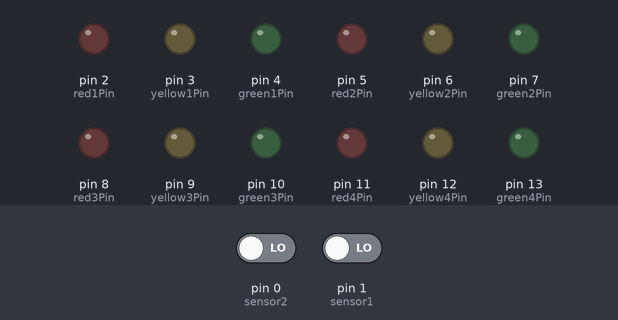
Simulated run of this sketch. Board: Arduino Uno, built with avr-gcc and run on an emulated ATmega328P. Parts: output pins drawn as LEDs (lit = HIGH). Inputs (shaded band) come from the test bench; at power-on: pin 0 (sensor2) LOW, pin 1 (sensor1) LOW.

Above: at 1.2 s.
1.3 s: pin 0 (sensor2) driven HIGH
At 2.5 s:
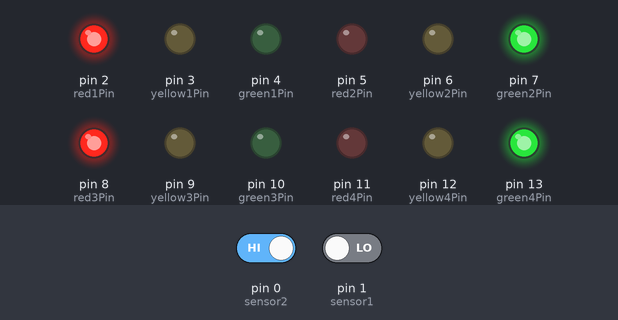
2.8 s: pin 0 (sensor2) driven LOW and pin 1 (sensor1) driven HIGH
5.8 s: pin 0 (sensor2) driven HIGH
At 8.4 s:
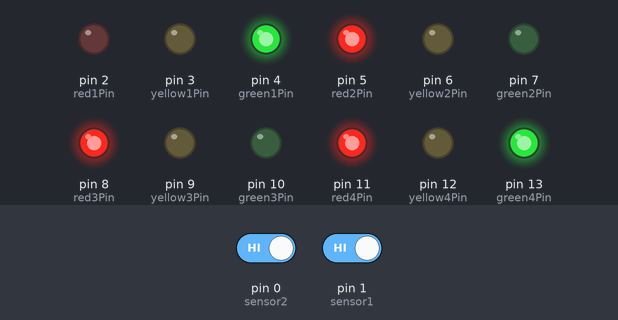
At 12.7 s:
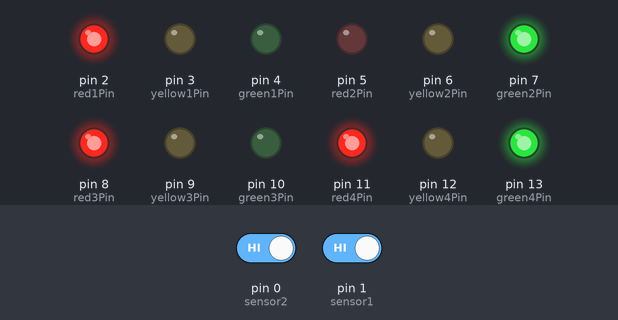
Timing chart, 0 to 27.8 s (numbered marks = the images above; inputs shaded):
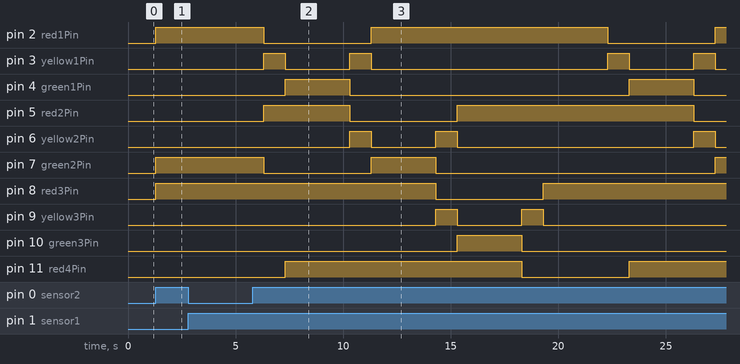

Measured:
- after the input at 1.3 s, pin 2 (red1Pin), pin 7 (green2Pin), pin 8 (red3Pin), pin 13 (green4Pin): LOW → HIGH at once
- after the input at 2.8 s, every drawn part: stays the same
- after the input at 5.8 s, pin 3 (yellow1Pin): LOW → HIGH after 0.50 s, → LOW 1.0 s later, → HIGH 3.0 s later, → LOW 1.0 s later, … (8 changes in this stretch); pin 6 (yellow2Pin): goes HIGH 1.0 s, LOW 3.0 s, HIGH 1.0 s, LOW 11.0 s, HIGH 1.0 s, then LOW, starting after 4.5 s
- by itself, pin 4 (green1Pin): alternates HIGH for 3.0 s and LOW for 13.0 s

The sketch:

TRAFFIC_LIGHT_test_copy_20230929131620.ino
```cpp
// Define traffic light pins for West/Intersection 1
const int red1Pin = 2;
const int yellow1Pin = 3;
const int green1Pin = 4;

// Define traffic light pins for North/Intersection 2
const int red2Pin = 5;
const int yellow2Pin = 6;
const int green2Pin = 7;

// Define traffic light pins for East/Intersection 3
const int red3Pin = 8;
const int yellow3Pin = 9;
const int green3Pin = 10;

// Define traffic light pins for South/Intersection 4
const int red4Pin = 11;
const int yellow4Pin = 12;
const int green4Pin = 13;

// Define the timings for each state in milliseconds
const unsigned long yellowDuration = 1000; // 2 seconds
const unsigned long greenDuration = 3000;  // 5 seconds

// Define pins for the Sensors
const int sensor1 = 1;
const int sensor2 = 0;
int sensor1WE;
int sensor2NS;

void setup() {
  // Set traffic light pins as OUTPUT
  pinMode(red1Pin, OUTPUT);
  pinMode(yellow1Pin, OUTPUT);
  pinMode(green1Pin, OUTPUT);
  pinMode(red2Pin, OUTPUT);
  pinMode(yellow2Pin, OUTPUT);
  pinMode(green2Pin, OUTPUT);
  pinMode(red3Pin, OUTPUT);
  pinMode(yellow3Pin, OUTPUT);
  pinMode(green3Pin, OUTPUT);
  pinMode(red4Pin, OUTPUT);
  pinMode(yellow4Pin, OUTPUT);
  pinMode(green4Pin, OUTPUT);
}

void loop() {

sensor1WE = digitalRead(sensor1);
sensor2NS = digitalRead(sensor2);

if (sensor1WE && sensor2NS)
{
//West
digitalWrite(yellow4Pin, HIGH);
digitalWrite(yellow1Pin, HIGH);
digitalWrite(red2Pin, HIGH);
digitalWrite(red3Pin, HIGH);

delay(yellowDuration);
digitalWrite(yellow4Pin, LOW);
digitalWrite(yellow1Pin, LOW);
digitalWrite(red1Pin, LOW);
digitalWrite(red4Pin, HIGH);

digitalWrite(green1Pin, HIGH);
delay(greenDuration);
digitalWrite(green1Pin, LOW);


//North

digitalWrite(red2Pin, LOW);
digitalWrite(yellow1Pin, HIGH);
digitalWrite(yellow2Pin, HIGH);
delay(yellowDuration);
digitalWrite(red1Pin, HIGH);
digitalWrite(yellow1Pin, LOW);
digitalWrite(yellow2Pin, LOW);

digitalWrite(green2Pin, HIGH);
delay(greenDuration);
digitalWrite(green2Pin, LOW);


//East

digitalWrite(red3Pin, LOW);
digitalWrite(yellow2Pin, HIGH);
digitalWrite(yellow3Pin, HIGH);
delay(yellowDuration);
digitalWrite(red2Pin, HIGH);
digitalWrite(yellow2Pin, LOW);
digitalWrite(yellow3Pin, LOW);

digitalWrite(green3Pin, HIGH);
delay(greenDuration);
digitalWrite(green3Pin, LOW);


//South

digitalWrite(red4Pin, LOW);
digitalWrite(yellow3Pin, HIGH);
digitalWrite(yellow4Pin, HIGH);
delay(yellowDuration);
digitalWrite(red3Pin, HIGH);
digitalWrite(yellow3Pin, LOW);
digitalWrite(yellow4Pin, LOW);

digitalWrite(green4Pin, HIGH);
delay(greenDuration);
digitalWrite(green4Pin, LOW);

for (int i = 0; i < 13; i++) {
    digitalWrite(i, LOW);
  }
} else if (sensor1WE && !sensor2NS)
{
  digitalWrite(green1Pin, HIGH);
  digitalWrite(red2Pin, HIGH);
  digitalWrite(green3Pin, HIGH);
  digitalWrite(red4Pin, HIGH);
  delay(5000);
  for (int i = 0; i < 13; i++) {
    digitalWrite(i, LOW);
  }

}else if (!sensor1WE && sensor2NS)
{
  digitalWrite(red1Pin, HIGH);
  digitalWrite(green2Pin, HIGH);
  digitalWrite(red3Pin, HIGH);
  digitalWrite(green4Pin, HIGH);
  delay(5000);
  for (int i = 0; i < 13; i++) {
    digitalWrite(i, LOW);
  }

}
}
```
